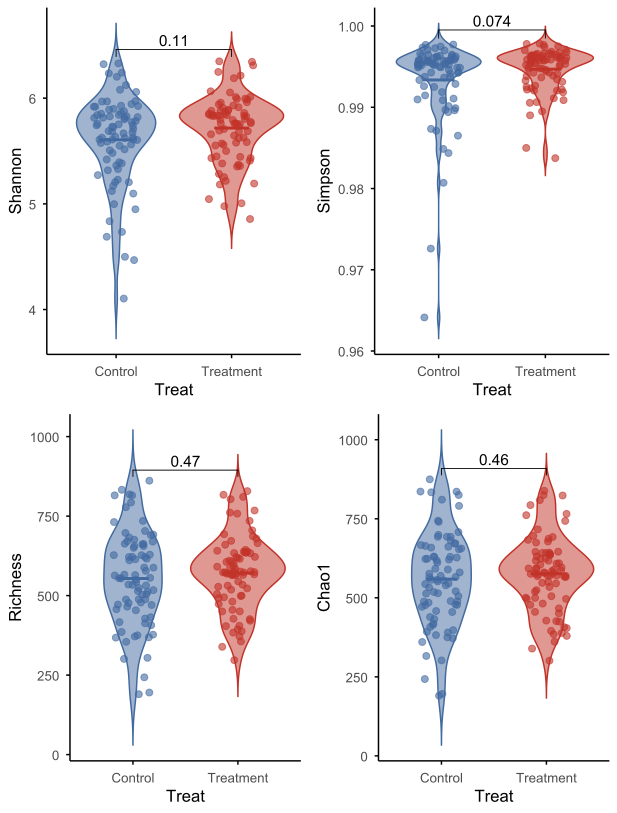

This figure's R source:
# -------------------------------
# Alpha 多样性分析 + 小提琴图（含 p 值）
# -------------------------------

# 1. 加载所需包
library(vegan)
library(ggplot2)
library(ggpubr)
library(dplyr)

# 2. 读取 OTU 表格
otu <- read.table("otu_table.txt", header = TRUE, sep = "\t", stringsAsFactors = FALSE)
rownames(otu) <- otu$NAME
otu <- otu[, -1]  # 删除 OTU 名称列

# 3. 转置 OTU 表格（样本为行）
otu_t <- t(otu)

# 4. 读取元数据（包含分组信息）
metadata <- read.table("sample_data.txt", header = TRUE, sep = "\t", stringsAsFactors = FALSE)
rownames(metadata) <- metadata$sample

# 5. 计算 alpha 多样性指数
alpha_div <- data.frame(
  sample = rownames(otu_t),
  Shannon = diversity(otu_t, index = "shannon"),
  Simpson = diversity(otu_t, index = "simpson"),
  Richness = specnumber(otu_t),
  Chao1 = estimateR(otu_t)["S.chao1", ]  # Chao1
)

# 6. 合并 metadata
alpha_div <- merge(alpha_div, metadata, by = "sample")

# 7. 设置比较组
group_col <- "Treat" 
groups <- unique(alpha_div[[group_col]])
comparisons <- combn(groups, 2, simplify = FALSE)  # 两两比较

# 8. 定义画小提琴图的函数
plot_violin <- function(df, index, group_col, comparisons, colors = NULL){
  p <- ggplot(df, aes_string(x = group_col, y = index, fill = group_col, color = group_col)) +
    geom_violin(alpha = 0.5, trim = FALSE) +      # 半透明小提琴图
    geom_jitter(width = 0.2, size = 2, alpha = 0.6) + # 散点
    stat_compare_means(comparisons = comparisons, method = "wilcox.test", label = "p.format") +
    theme_minimal() +
    labs(x = group_col, y = index) +
    theme(text = element_text(size = 12), legend.position = "none")
  
  if(!is.null(colors)){
    p <- p + scale_fill_manual(values = scales::alpha(colors, 0.5)) +
      scale_color_manual(values = colors)
  }
  return(p)
}

# 9. 自定义颜色
col_groups <- c("Control" = "#426aa0", "Treatment" = "#c13328")

# 10. 绘制各 alpha 指数小提琴图
p_shannon <- plot_violin(alpha_div, "Shannon", group_col, comparisons, col_groups)
p_simpson <- plot_violin(alpha_div, "Simpson", group_col, comparisons, col_groups)
p_richness <- plot_violin(alpha_div, "Richness", group_col, comparisons, col_groups)
p_chao1 <- plot_violin(alpha_div, "Chao1", group_col, comparisons, col_groups)

# 11. 合并显示（2x2）
combined_plot <- ggarrange(p_shannon, p_simpson, p_richness, p_chao1,
                           ncol = 2, nrow = 2)

# 12. 输出图
print(combined_plot)
